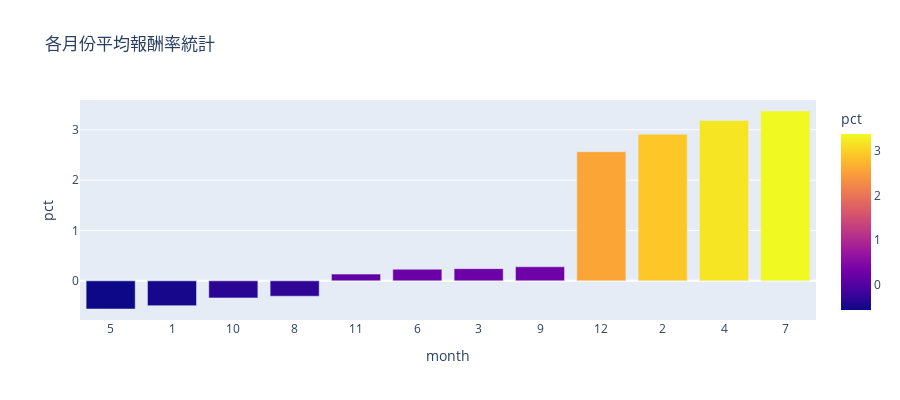
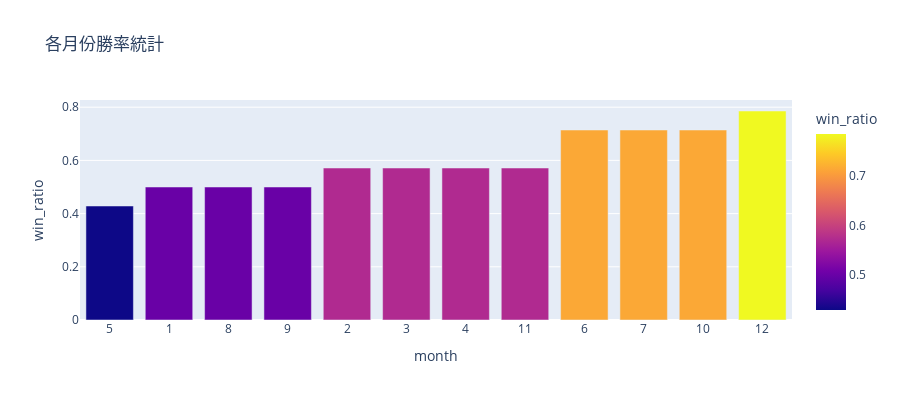

Write notebook code for charts like these, in order.
### Code cell
stats = plot_data.groupby('month').agg({'pct': 'mean','win':'sum'}).reset_index()
stats['win_ratio'] = stats['win']/len(set(plot_data['year']))
stats['month'] = stats['month'].astype(str)

fig = px.bar(stats.sort_values('pct'), x='month', y='pct', color='pct', height=400, title='各月份平均報酬率統計')
fig.show()

fig = px.bar(stats.sort_values('win_ratio'), x='month', y='win_ratio', color='win_ratio', height=400, title='各月份勝率統計')
fig.show()

### Figure 1 — Plotly figure (JSON) as saved in the notebook; plotly's stock layout.template omitted (floating-point values rounded to 4 significant figures)
{"data": [{"alignmentgroup": "True", "hovertemplate": "month=%{x}<br>pct=%{marker.color}<extra></extra>", "legendgroup": "", "marker": {"color": [-0.5589, -0.4922, -0.339, -0.3047, 0.1335, 0.2306, 0.2417, 0.2795, 2.564, 2.911, 3.184, 3.372], "coloraxis": "coloraxis", "pattern": {"shape": ""}}, "name": "", "offsetgroup": "", "orientation": "v", "showlegend": false, "textposition": "auto", "type": "bar", "x": ["5", "1", "10", "8", "11", "6", "3", "9", "12", "2", "4", "7"], "xaxis": "x", "y": [-0.5589, -0.4922, -0.339, -0.3047, 0.1335, 0.2306, 0.2417, 0.2795, 2.564, 2.911, 3.184, 3.372], "yaxis": "y"}], "layout": {"barmode": "relative", "coloraxis": {"colorbar": {"title": {"text": "pct"}}, "colorscale": [[0, "#0d0887"], [0.1111, "#46039f"], [0.2222, "#7201a8"], [0.3333, "#9c179e"], [0.4444, "#bd3786"], [0.5556, "#d8576b"], [0.6667, "#ed7953"], [0.7778, "#fb9f3a"], [0.8889, "#fdca26"], [1, "#f0f921"]]}, "height": 400, "legend": {"tracegroupgap": 0}, "title": {"text": "各月份平均報酬率統計"}, "xaxis": {"anchor": "y", "domain": [0, 1], "title": {"text": "month"}}, "yaxis": {"anchor": "x", "domain": [0, 1], "title": {"text": "pct"}}}}

### Figure 2 — Plotly figure (JSON) as saved in the notebook; plotly's stock layout.template omitted (floating-point values rounded to 4 significant figures)
{"data": [{"alignmentgroup": "True", "hovertemplate": "month=%{x}<br>win_ratio=%{marker.color}<extra></extra>", "legendgroup": "", "marker": {"color": [0.4286, 0.5, 0.5, 0.5, 0.5714, 0.5714, 0.5714, 0.5714, 0.7143, 0.7143, 0.7143, 0.7857], "coloraxis": "coloraxis", "pattern": {"shape": ""}}, "name": "", "offsetgroup": "", "orientation": "v", "showlegend": false, "textposition": "auto", "type": "bar", "x": ["5", "1", "8", "9", "2", "3", "4", "11", "6", "7", "10", "12"], "xaxis": "x", "y": [0.4286, 0.5, 0.5, 0.5, 0.5714, 0.5714, 0.5714, 0.5714, 0.7143, 0.7143, 0.7143, 0.7857], "yaxis": "y"}], "layout": {"barmode": "relative", "coloraxis": {"colorbar": {"title": {"text": "win_ratio"}}, "colorscale": [[0, "#0d0887"], [0.1111, "#46039f"], [0.2222, "#7201a8"], [0.3333, "#9c179e"], [0.4444, "#bd3786"], [0.5556, "#d8576b"], [0.6667, "#ed7953"], [0.7778, "#fb9f3a"], [0.8889, "#fdca26"], [1, "#f0f921"]]}, "height": 400, "legend": {"tracegroupgap": 0}, "title": {"text": "各月份勝率統計"}, "xaxis": {"anchor": "y", "domain": [0, 1], "title": {"text": "month"}}, "yaxis": {"anchor": "x", "domain": [0, 1], "title": {"text": "win_ratio"}}}}
